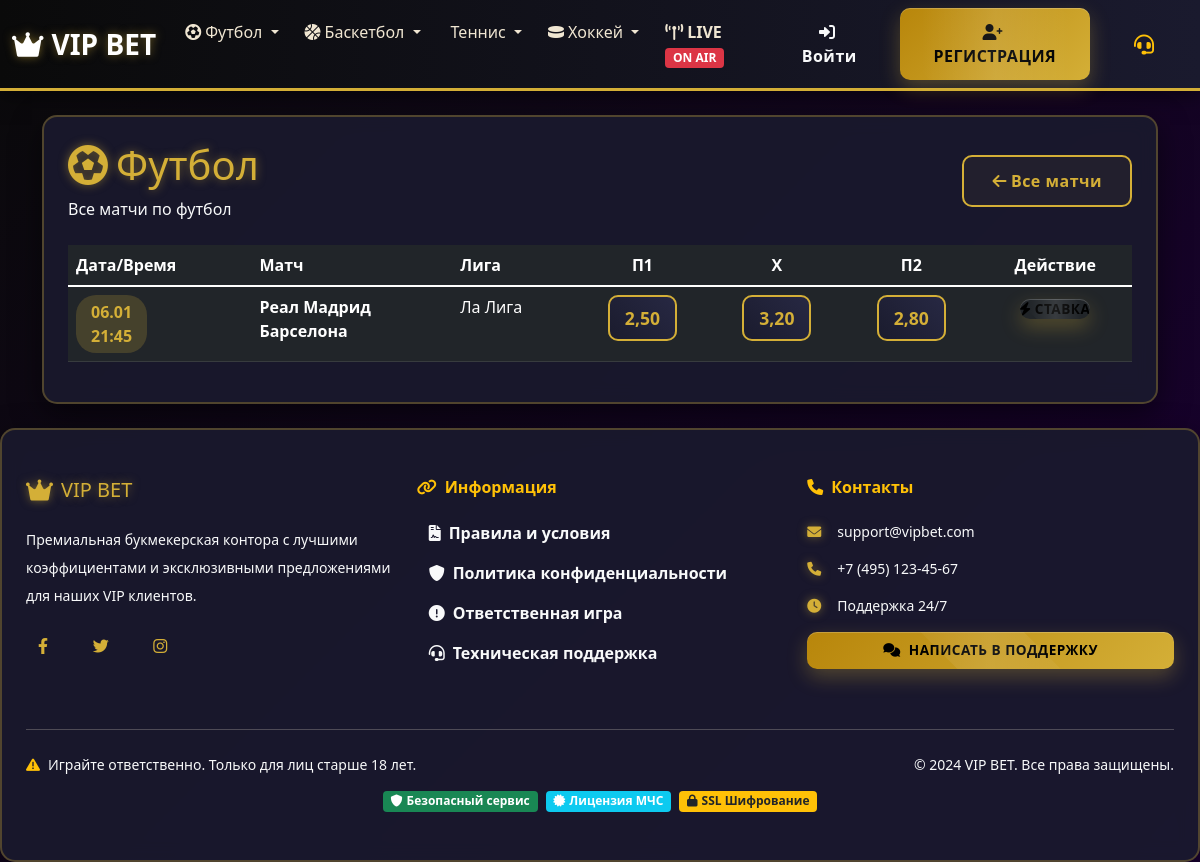
The page /matches/sport/1/ on the database its author committed.
### matches/models.py (models this page shows, shortened)
class Sport(models.Model):
    SPORT_CHOICES = [
        ('football', '⚽ Футбол'),
        ('basketball', '🏀 Баскетбол'),
        ('tennis', '🎾 Теннис'),
        ('hockey', '🏒 Хоккей'),
        ('boxing', '🥊 Бокс'),
        ('esports', '🎮 Киберспорт'),
        ('volleyball', '🏐 Волейбол'),
        ('baseball', '⚾ Бейсбол'),
    ]
    name = models.CharField(max_length=100, verbose_name='Название')
    slug = models.SlugField(unique=True, verbose_name='URL')
    icon = models.CharField(max_length=50, default='fas fa-trophy', verbose_name='Иконка')
    order = models.IntegerField(default=0, verbose_name='Порядок')
    is_active = models.BooleanField(default=True, verbose_name='Активен')
    class Meta:
        verbose_name = 'Вид спорта'
        verbose_name_plural = 'Виды спорта'
        ordering = ['order', 'name']

class Match(models.Model):
    sport = models.ForeignKey(Sport, on_delete=models.CASCADE, verbose_name='Вид спорта')
    external_id = models.CharField(max_length=100, blank=True, null=True, verbose_name='Внешний ID')
    team1 = models.CharField(max_length=200, verbose_name='Команда 1')
    team2 = models.CharField(max_length=200, verbose_name='Команда 2')
    team1_logo = models.CharField(max_length=500, blank=True, verbose_name='Логотип команды 1')
    team2_logo = models.CharField(max_length=500, blank=True, verbose_name='Логотип команды 2')
    start_time = models.DateTimeField(verbose_name='Время начала')
    league = models.CharField(max_length=200, verbose_name='Лига/Турнир')
    country = models.CharField(max_length=100, blank=True, verbose_name='Страна')
    coefficient_team1 = models.DecimalField(max_digits=5, decimal_places=2, verbose_name='Коэффициент 1')
    coefficient_team2 = models.DecimalField(max_digits=5, decimal_places=2, verbose_name='Коэффициент 2')
    coefficient_draw = models.DecimalField(max_digits=5, decimal_places=2, null=True, blank=True, verbose_name='Коэффициент ничьи')
    total_over = models.DecimalField(max_digits=5, decimal_places=2, null=True, blank=True, verbose_name='Тотал больше')
    total_under = models.DecimalField(max_digits=5, decimal_places=2, null=True, blank=True, verbose_name='Тотал меньше')
    STATUS_CHOICES = [
        ('upcoming', 'Предстоящий'),
        ('live', 'В прямом эфире'),
        ('finished', 'Завершен'),
        ('cancelled', 'Отменен'),
    ]
    status = models.CharField(max_length=20, choices=STATUS_CHOICES, default='upcoming', verbose_name='Статус')
    is_active = models.BooleanField(default=True, verbose_name='Активен для ставок')
    result = models.CharField(max_length=50, blank=True, verbose_name='Результат')
    score = models.CharField(max_length=20, blank=True, verbose_name='Счет')
    created_at = models.DateTimeField(auto_now_add=True)
    updated_at = models.DateTimeField(auto_now=True)
    class Meta:
        verbose_name = 'Матч'
        verbose_name_plural = 'Матчи'
        ordering = ['start_time']
        indexes = [
            models.Index(fields=['sport', 'start_time']),
            models.Index(fields=['status', 'is_active']),
        ]

### matches/views.py (the view)
# urls.py: path('sport/<int:sport_id>/', views.match_list_by_sport, name='match_list_by_sport'),
def match_list_by_sport(request, sport_id):
    sport = get_object_or_404(Sport, id=sport_id, is_active=True)
    matches = Match.objects.filter(sport=sport, is_active=True).order_by('start_time')
    context = {
        'sport': sport,
        'matches': matches,
        'title': f'Матчи - {sport.name}',
    }
    return render(request, 'matches/match_list_by_sport.html', context)

### templates/matches/match_list_by_sport.html (shortened to what this page needs)
{% extends 'base.html' %}
{% block content %}
<div class="container">
    <div class="row">
        <div class="col-12">
            <div class="luxury-card p-4">
                <div class="d-flex justify-content-between align-items-center mb-4">
                    <div>
                        <h1 class="gold-text mb-2">
                            <i class="fas fa-{{ sport.icon }} me-2"></i>{{ sport.name }}
                        </h1>
                        <p class="text-light mb-0">Все матчи по {{ sport.name|lower }}</p>
                    </div>
                    <div>
                        <a href="{% url 'matches:match_list' %}" class="btn btn-outline-gold">
                            <i class="fas fa-arrow-left me-1"></i>Все матчи
                        </a>
                    </div>
                </div>
                {% if matches %}
                <div class="table-responsive">
                    <table class="table table-dark table-hover">
                        <thead>
                            <tr>
                                <th>Дата/Время</th>
                                <th>Матч</th>
                                <th>Лига</th>
                                <th class="text-center">П1</th>
                                <th class="text-center">X</th>
                                <th class="text-center">П2</th>
                                <th class="text-center">Действие</th>
                            </tr>
                        </thead>
                        <tbody>
                            {% for match in matches %}
                            <tr class="match-row {% if match.status == 'live' %}live{% endif %}">
                                <td>
                                    <div class="time-badge">
                                        {{ match.start_time|date:"d.m" }}<br>
                                        {{ match.start_time|time:"H:i" }}
                                    </div>
                                </td>
                                <td>
                                    <div class="fw-bold">{{ match.team1 }}</div>
                                    <div class="fw-bold">{{ match.team2 }}</div>
                                </td>
                                <td>{{ match.league }}</td>
                                <td class="text-center">
                                    <span class="coefficient-badge"
                                          onclick="placeQuickBet('{{ match.id }}', 'team1', {{ match.coefficient_team1 }})">
                                        {{ match.coefficient_team1 }}
                                    </span>
                                </td>
                                <td class="text-center">
                                    {% if match.coefficient_draw %}
                                    <span class="coefficient-badge"
                                          onclick="placeQuickBet('{{ match.id }}', 'draw', {{ match.coefficient_draw }})">
                                        {{ match.coefficient_draw }}
                                    </span>
                                    {% else %}
                                    <span class="text-muted">-</span>
                                    {% endif %}
                                </td>
                                <td class="text-center">
                                    <span class="coefficient-badge"
                                          onclick="placeQuickBet('{{ match.id }}', 'team2', {{ match.coefficient_team2 }})">
                                        {{ match.coefficient_team2 }}
                                    </span>
                                </td>
                                <td class="text-center">
                                    <form method="post" action="{% url 'matches:match_detail' match.id %}" style="display: inline;">
                                        <button type="submit" class="btn btn-gold btn-sm" style="border: none; background: none; padding: 0;">
                                            <i class="fas fa-bolt me-1"></i>Ставка
                                        </button>
                                    </form>
                                </td>
                            </tr>
                            {% endfor %}
                        </tbody>
                    </table>
                </div>
                {% endif %}
            </div>
        </div>
    </div>
</div>
{% endblock %}

### templates/core/header.html (shortened to what this page needs)
<header class="navbar-luxury">
    <nav class="navbar navbar-expand-lg navbar-dark">
        <div class="container-fluid">
            <a class="navbar-brand gold-text fw-bold fs-3" href="{% url 'core:home' %}">
                <i class="fas fa-crown me-2"></i>VIP BET
            </a>
            <div class="collapse navbar-collapse" id="navbarMain">
                <ul class="navbar-nav me-auto">
                    {% for sport in sports_menu %}
                    <li class="nav-item dropdown">
                        <a class="nav-link nav-link-luxury dropdown-toggle" href="#" role="button"
                           data-bs-toggle="dropdown" aria-expanded="false">
                            <i class="fas fa-{{ sport.icon }} me-1"></i>{{ sport.name }}
                        </a>
                    </li>
                    {% endfor %}
                    <li class="nav-item">
                        <a class="nav-link nav-link-luxury text-danger fw-bold" href="{% url 'core:live_matches' %}">
                            <i class="fas fa-broadcast-tower me-1"></i>LIVE
                            <span class="badge bg-danger blink">ON AIR</span>
                        </a>
                    </li>
                </ul>
                <div class="d-flex align-items-center">
                    {% if user.is_authenticated %}
                    <div class="balance-display me-3">
                        <span class="me-2">Баланс:</span>
                        <span class="gold-text fw-bold fs-5 user-balance">{{ user.balance|default:"0.00" }} ₽</span>
                    </div>
                    <div class="btn-group-luxury me-3">
                        <a href="{% url 'payments:deposit' %}" class="btn btn-gold btn-sm d-flex align-items-center">
                            <i class="fas fa-plus"></i><span class="ms-1">Пополнить</span>
                        </a>
                        <a href="{% url 'payments:withdraw' %}" class="btn btn-outline-gold btn-sm d-flex align-items-center">
                            <i class="fas fa-money-bill-wave"></i><span class="ms-1">Вывести</span>
                        </a>
                    </div>
<div class="dropdown">
    <button class="btn btn-outline-light dropdown-toggle" type="button"
            data-bs-toggle="dropdown" aria-expanded="false">
        <i class="fas fa-user me-1"></i>{{ user.username }}
        {% if user.is_superuser %}
        <span class="vip-badge ms-1">VIP</span>
        {% endif %}
    </button>
    <ul class="dropdown-menu dropdown-menu-end dropdown-menu-dark">
        <li><h6 class="dropdown-header gold-text">{{ user.get_full_name|default:user.username }}</h6></li>
        <li><hr class="dropdown-divider"></li>
        <li><a class="dropdown-item" href="{% url 'users:profile' %}">
            <i class="fas fa-id-card me-2"></i>Профиль
        </a></li>
        <li><a class="dropdown-item" href="{% url 'users:user_bets' %}">
            <i class="fas fa-history me-2"></i>Мои ставки
        </a></li>
        <li><a class="dropdown-item" href="{% url 'payments:transactions' %}">
            <i class="fas fa-exchange-alt me-2"></i>Транзакции
        </a></li>
        <li><hr class="dropdown-divider"></li>
        <li><hr class="dropdown-divider"></li>
        <li>
            <form method="post" action="{% url 'users:logout' %}" style="display: inline;">
                {% csrf_token %}
                <button type="submit" class="dropdown-item text-danger" style="border: none; background: none; width: 100%; text-align: left; padding: 0.5rem 1rem;" onclick="return confirm('Вы уверены, что хотите выйти?')">
                    <i class="fas fa-sign-out-alt me-2"></i>Выйти
                </button>
            </form>
        </li>
    </ul>
</div>
                    {% else %}
                    <a href="{% url 'users:login' %}" class="btn btn-outline-light me-2">
                        <i class="fas fa-sign-in-alt me-1"></i>Войти
                    </a>
                    <a href="{% url 'users:register' %}" class="btn btn-gold">
                        <i class="fas fa-user-plus me-1"></i>Регистрация
                    </a>
                    {% endif %}
                    <a href="{% url 'core:support' %}" class="btn btn-link text-warning ms-3"
                       data-bs-toggle="tooltip" title="Техническая поддержка">
                        <i class="fas fa-headset fa-lg"></i>
                    </a>
                </div>
            </div>
        </div>
    </nav>
</header>

### rows shown on the page
Sport: name "Футбол", name "футбол"
Sport: name "Баскетбол"
Sport: name "Теннис"
Sport: name "Хоккей"
Match: start_time "06.01", start_time "21:45", team1 "Реал Мадрид", team2 "Барселона", league "Ла Лига", coefficient_team1 "2,50", coefficient_draw "3,20", coefficient_team2 "2,80"
